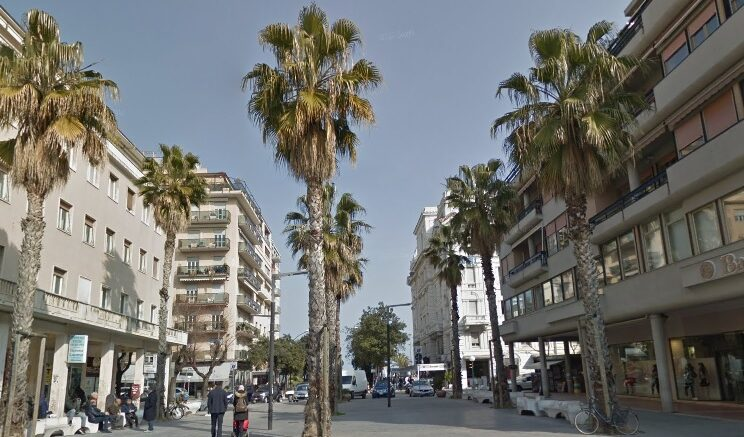
#> input picture src/equalizacao_histogramas/assets/cidade.jpg, 744 x 437 px
$ python equalizacao_histograma_colorida.py
#> lines starting #> are read from the running program, lines starting #| are printed output that depends on the picture
#> further down, imagem_entrada is the input picture: PIL image 744x437 RGB; mean R, G, B 113.8, 114.3, 111.2
from PIL import Image, ImageOps
import matplotlib.pyplot as plt

def equalizacao_histograma_colorido(imagem_original):

    # Converte a imagem para o espaço de cores YUV.
    imagem_yuv = imagem_original.convert('YCbCr')
#> imagem_yuv: PIL image 744x437 YCbCr; mean of channels 0, 1, 2 113.3, 126.2, 127.5

    # Separa os canais Y, Cb, e Cr.
    y, cb, cr = imagem_yuv.split()
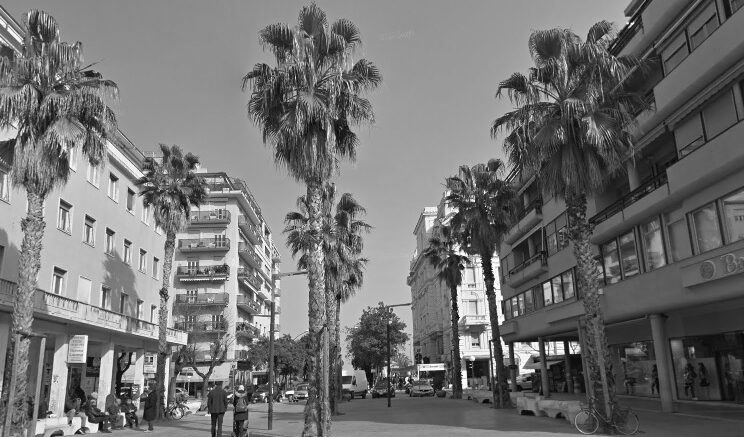
#> y: PIL image 744x437 L; min 0, max 255, mean 113.3
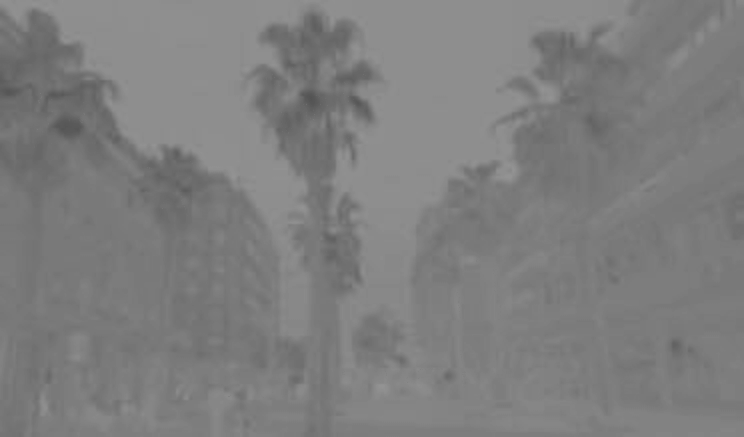
#> cb: PIL image 744x437 L; min 83, max 147, mean 126.2
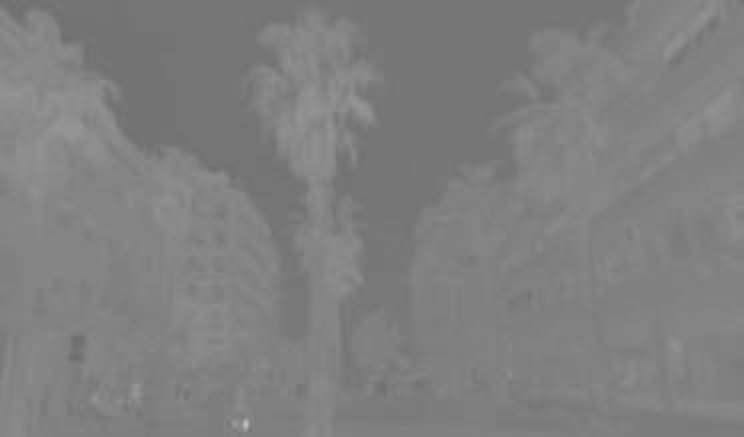
#> cr: PIL image 744x437 L; min 108, max 191, mean 127.5

    # Equaliza o canal Y (luminância).
    equalizacao_iluminancia = ImageOps.equalize(y)
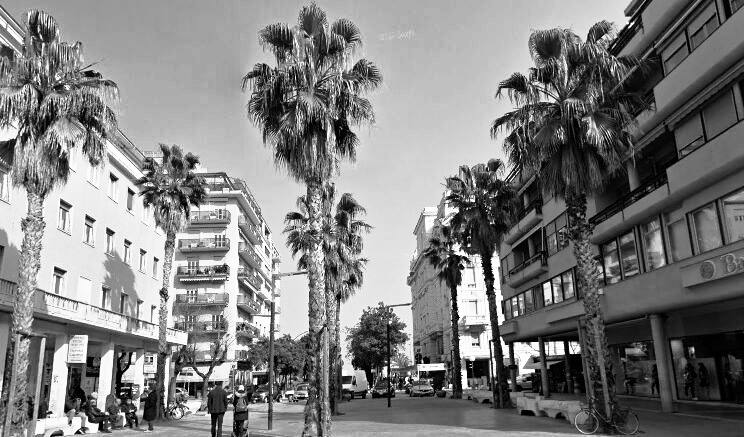
#> equalizacao_iluminancia: PIL image 744x437 L; min 0, max 255, mean 126.8

    # Combina os canais equalizados de volta.
    imagem_yuv_equalizada = Image.merge('YCbCr', (equalizacao_iluminancia, cb, cr))
#> imagem_yuv_equalizada: PIL image 744x437 YCbCr; mean of channels 0, 1, 2 126.8, 126.2, 127.5

    # Converte de volta para o espaço de cores RGB.
    imagem_rgb_equalizada = imagem_yuv_equalizada.convert('RGB')
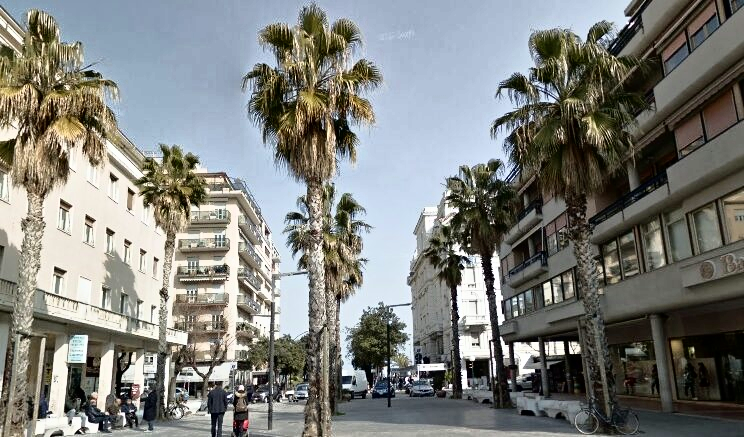
#> imagem_rgb_equalizada: PIL image 744x437 RGB; mean R, G, B 125.8, 127.3, 123.4

    return imagem_rgb_equalizada

# Carrega a imagem colorida.
imagem_entrada = Image.open('assets/cidade.jpg')

# Aplica a equalização de histograma.
imagem_equalizada = equalizacao_histograma_colorido(imagem_entrada)

# Mostra as imagens.
plt.subplot(221).axis('off')
plt.imshow(imagem_entrada)
plt.title('Imagem Original')

plt.subplot(222).axis('off')
plt.imshow(imagem_equalizada)
plt.title('Imagem Equalizada')

# Plota os histogramas dos canais Y (luminância)
plt.subplot(223)
plt.plot(imagem_entrada.histogram())
plt.title('Histograma Original (Canal Y)')

plt.subplot(224)
plt.plot(imagem_equalizada.histogram())
plt.title('Histograma Equalizado (Canal Y)')

plt.suptitle("Demonstração de equalização de imagens coloridas.")
plt.show()
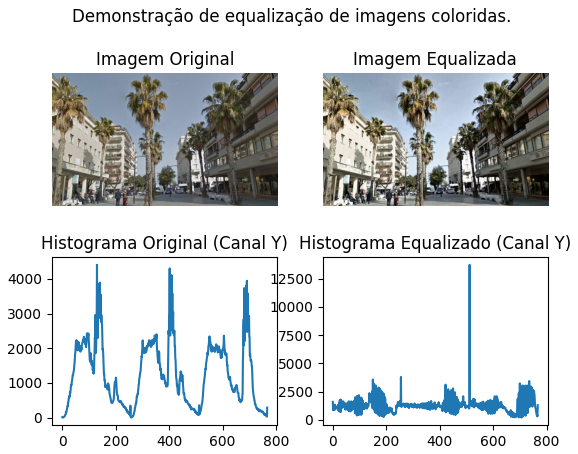
#> figure drawn by matplotlib, 4 panels; panel 3: curve peaks at x = 130, y = 4407; panel 4: curve peaks at x = 512, y = 13721

$ run again, with src/equalizacao_histogramas/assets/especificacao-direta-exemplo2.png saved as src/equalizacao_histogramas/assets/cidade.jpg
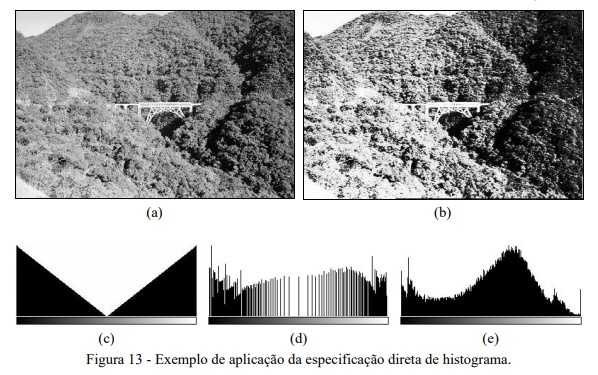
#> input picture src/equalizacao_histogramas/assets/especificacao-direta-exemplo2.png, 598 x 375 px
#> imagem_entrada is the input picture: PIL image 598x375 RGB; mean R, G, B 170.9, 170.9, 170.9
#> imagem_yuv: PIL image 598x375 YCbCr; mean of channels 0, 1, 2 170.9, 128, 128
#> in equalizacao_histograma_colorido, `equalizacao_iluminancia = ImageOps.equalize(y)`:
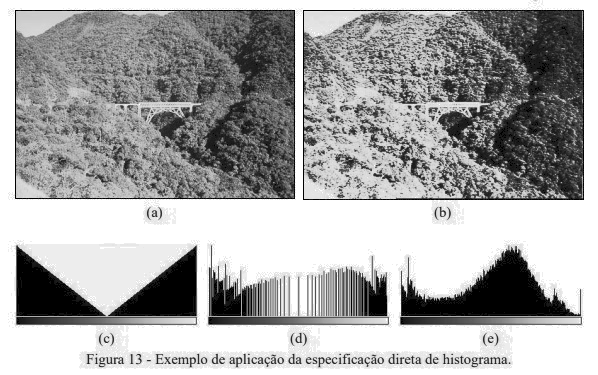
#> equalizacao_iluminancia: PIL image 598x375 L; min 0, max 255, mean 168
#> imagem_yuv_equalizada: PIL image 598x375 YCbCr; mean of channels 0, 1, 2 168, 128, 128
#> `plt.show()`:
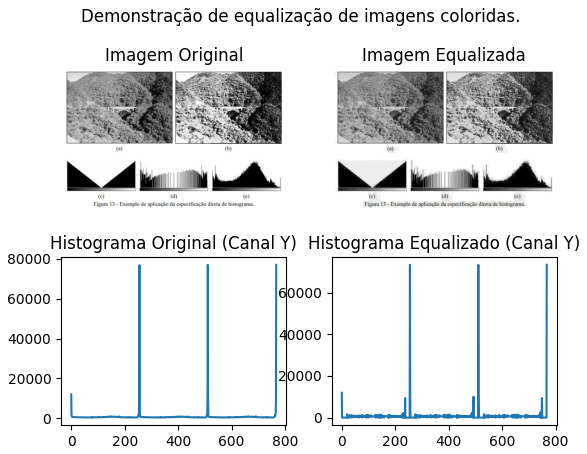
#> figure drawn by matplotlib, 4 panels; panel 3: curve peaks at x = 767, y = 77034; panel 4: curve peaks at x = 255, y = 73473
